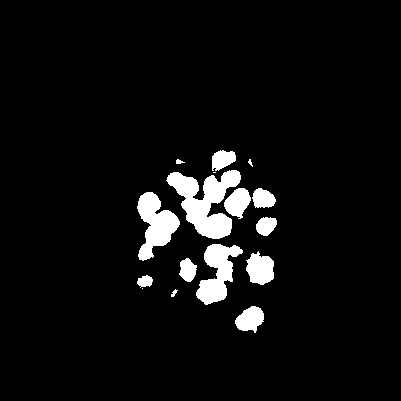
%> input picture Database1/Denoised_images/02_denoised.tif, 401 x 401 px; its folder holds only this picture in this run
$ octave watershed_seg.m   (GNU Octave 9; MATLAB toolbox functions it lacks are replaced by stand-ins)
%> lines starting %> are read from the running program, lines starting %| are printed output that depends on the picture; in (x1, y1, x2, y2) boxes, pixels count from 0 and x2, y2 are one past the last pixel; in counts of white or black regions, pixels touching at a corner belong together; the program's own positions count from 1
clear all;
close all;

% Vecteurs contenant les 5 images débruitées et binarisées :
list_img = dir("../Database1/Denoised_images/*.tif");
image_data= cell(1,length(list_img));
for j=1:length(list_img)
    file_name = strcat('../Database1/Denoised_images/', list_img(j).name);
    image_file=imread(file_name);
%> image_file is the input picture: size 401x401 uint8; 5.6% white; 16 white regions (3 under 20 px), largest, box (x1, y1, x2, y2) and area: (166, 170, 241, 239) 2578, (137, 192, 180, 261) 1581, (196, 244, 243, 305) 1472
    image_data{j}=image_file;
end

dir_name = "../Database1/Watershed_segmentation"; % folder name where we'll save denoised images
if ~exist(dir_name, 'dir')
    mkdir(dir_name);
end

for i=1:length(list_img)

    I = image_data{i};

    % using the watershed transform for segmentation of the binary images
    % https://blogs.mathworks.com/steve/2013/11/19/watershed-transform-question-from-tech-support/

    L = watershed(I);
    Lrgb = label2rgb(L);
    fig1 = figure
    sgtitle('Watershed transforms for segmentation');
    subplot(3,3,1);
    imshow(imfuse(I,Lrgb))


    %1st step : clean up the noise a bit.
    % The function bwareaopen can be used to remove very small dots.

    I_bw2 = bwareaopen(I,50); % pour supprimer les faux grains contenant moins de 50 pixels
    subplot(3,3,2);
    imshow(I_bw2)

    % the distance transform can be useful  here
    D = -bwdist(~I_bw2);
    subplot(3,3,3);
    imshow(D,[])

    % compute the watershed transform of D.
    Ld = watershed(D);
    subplot(3,3,3);
    imshow(label2rgb(Ld))


    % The watershed ridge lines, in white, correspond to Ld == 0.
    % Let's use these ridge lines to segment the binary image by changing the corresponding pixels into background.

    % https://fr.mathworks.com/help/images/understanding-morphological-reconstruction.html

    mask = imextendedmin(D,2);
    subplot(3,3,4);
    imshowpair(I_bw2,mask,'blend')


    % Modify the distance transform so it only has minima at the desired locations,
    % and then repeat the watershed steps above.

    D2 = imimposemin(D,mask);
    Ld2 = watershed(D2);

    I_bw3 = I_bw2;
    I_bw3(Ld2 == 0) = 0;
    subplot(3,3,5);
    imshow(I_bw3)


    % proprietes morphologiques des cellules:

    I_bw4 = I_bw3(:,:)>0; % image binaire dont l'intensite des  pixels est de 1 (les blancs)
    [img_labelled, nombre_cells] = bwlabel(I_bw4);  % etalonnage  de l'image
    subplot(3,3,6);
    imagesc(img_labelled);

    stats = regionprops (I_bw4, 'Area', 'Perimeter', 'Centroid', 'Eccentricity');

    M_area = mean([stats.Area]);  % moyenne des aires
    M_eccentricity = mean([stats.Eccentricity]);  % moyenne des circularite ( 0 = circulaire ; 1 = lineaire)
    M_perimeter = mean([stats.Perimeter]);  % moyenne des perimetres

    table_name = strcat(list_img(i).name(1:2), "_cells_stats.txt");
    table_path = strcat("../Database1/Watershed_segmentation/", table_name);
    writetable(struct2table(stats),table_path,'Delimiter',' ')

    fig2 = figure
    subplot(1,2,1);
    imshow(I);
    title("Original denoised and binarized image");

    subplot(1,2,2);
    imshow(I_bw3);
    title("Segmented image using Watershed transforms");

    img_name = strcat(list_img(i).name(1:2), "_segmented.tif");
    img_path = strcat("../Database1/Watershed_segmentation/", img_name);
    imwrite(I_bw3,img_path);

end
%> this loop made 1 pass
%> (nombre_cells, M_area, M_eccentricity, M_perimeter) on pass 1: (18, 486.6, 0.641, 83.05)
%> pass 1, `Lrgb = label2rgb(L);`:
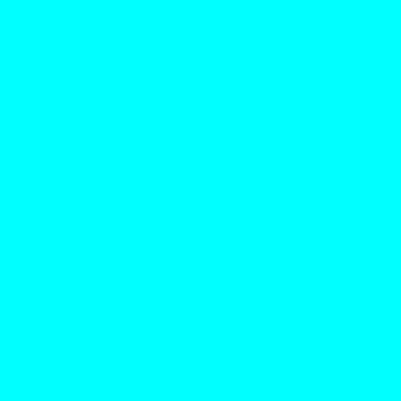
%> Lrgb: size 401x401x3 uint8; mean R, G, B 0, 255, 255
%> pass 1, `imshow(imfuse(I,Lrgb))`:
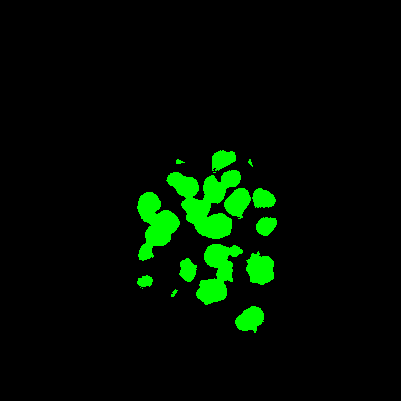
%> displayed picture: size 401x401x3, on the screen's scale of 0 to 255; mean R, G, B 0, 14.2, 0
%> pass 1, `imagesc(img_labelled);`:
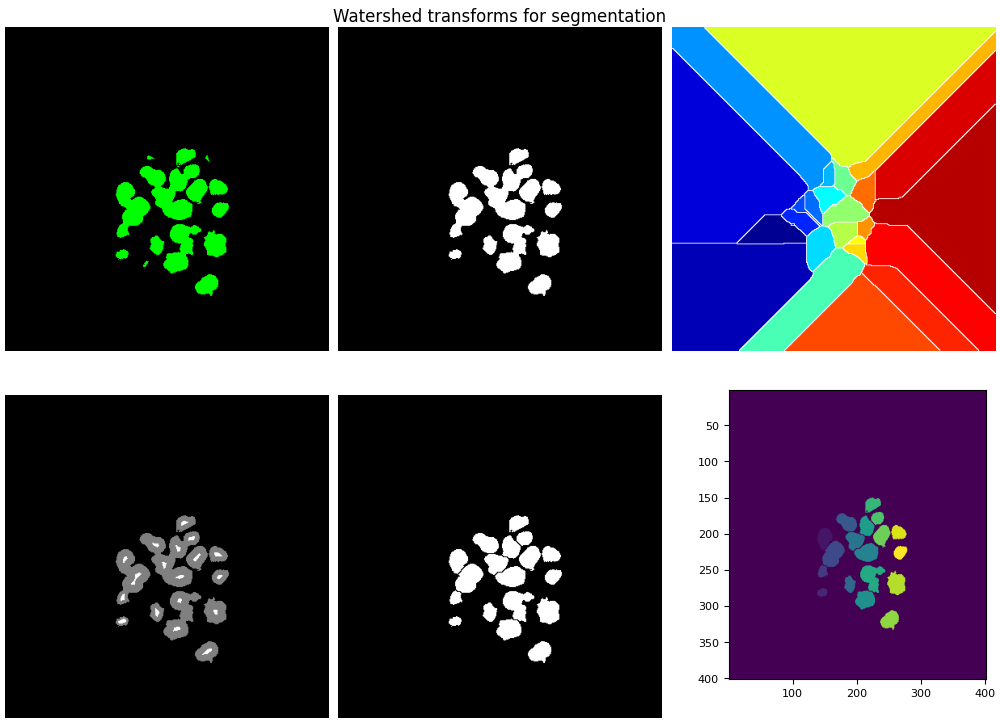
%> figure redrawn from the program's plot data, 6 panels
%> after the loop:
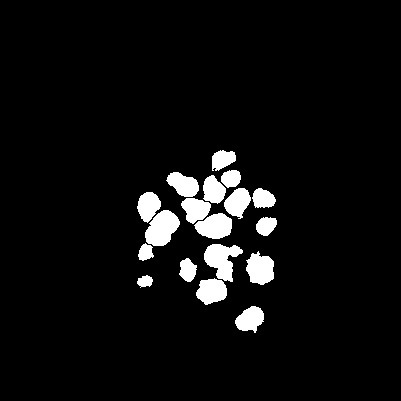
%> I_bw3: size 401x401 logical; 5.4% white; 18 white regions, largest, box (x1, y1, x2, y2) and area: (145, 210, 180, 246) 855, (204, 244, 243, 282) 850, (194, 213, 232, 239) 707

$ run again, on Database1/Denoised_images/16_denoised.tif
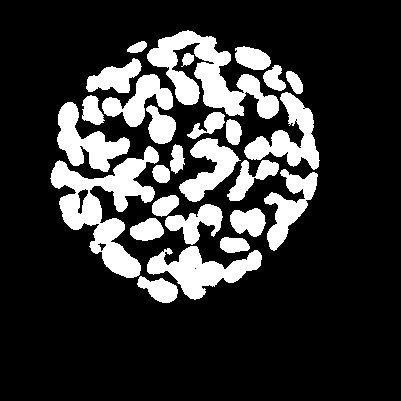
%> input picture Database1/Denoised_images/16_denoised.tif, 401 x 401 px
%> image_file is the input picture: size 401x401 uint8; 20.2% white; 27 white regions, largest, box (x1, y1, x2, y2) and area: (50, 146, 159, 278) 5297, (147, 30, 279, 119) 4692, (147, 246, 262, 300) 2753
%> the loop `for i=1:length(list_img)` made 1 pass
%> (nombre_cells, M_area, M_eccentricity, M_perimeter) on pass 1: (59, 545.8, 0.758, 93.2)
%> pass 1, `imshow(imfuse(I,Lrgb))`:
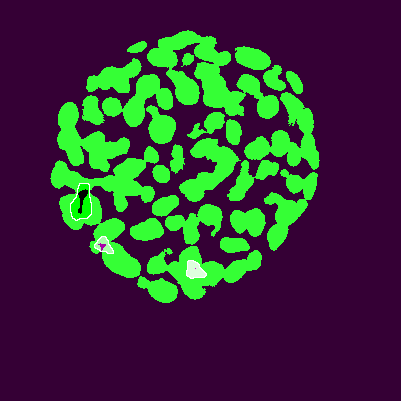
%> displayed picture: size 401x401x3, on the screen's scale of 0 to 255; mean R, G, B 53.5, 51.5, 53.5
%> after the loop `for i=1:length(list_img)`:
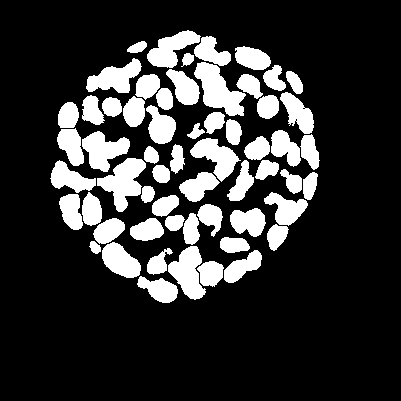
%> I_bw3: size 401x401 logical; 20% white; 59 white regions, largest, box (x1, y1, x2, y2) and area: (194, 62, 246, 116) 1445, (97, 158, 146, 212) 1347, (168, 246, 206, 300) 1176

$ run again, on Database1/Denoised_images/04_denoised.tif
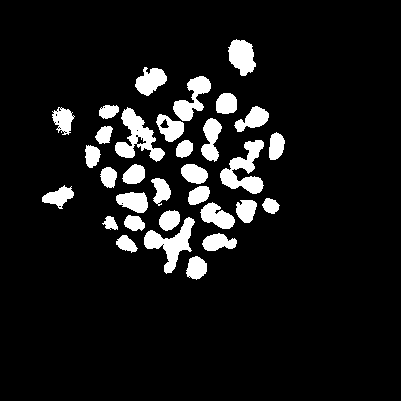
%> input picture Database1/Denoised_images/04_denoised.tif, 401 x 401 px
%> image_file is the input picture: size 401x401 uint8; 8.9% white; 32 white regions, largest, box (x1, y1, x2, y2) and area: (115, 107, 165, 162) 1131, (220, 140, 264, 194) 1129, (144, 217, 195, 274) 1077
%> the loop `for i=1:length(list_img)` made 1 pass
%> (nombre_cells, M_area, M_eccentricity, M_perimeter) on pass 1: (44, 324.8, 0.685, 70.91)
%> pass 1, `L = watershed(I);`:
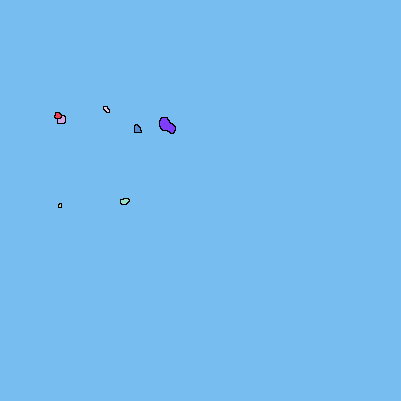
%> L: size 401x401 uint8; 9 distinct labels, from 0 to 8; one colour per label, 0 black
%> pass 1, `imshow(imfuse(I,Lrgb))`:
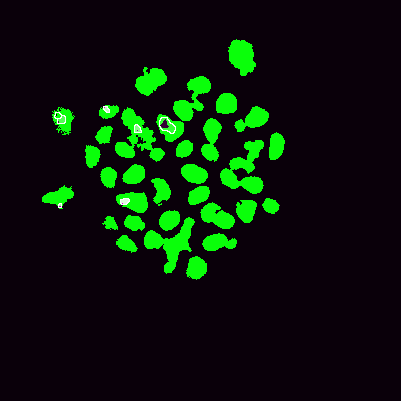
%> displayed picture: size 401x401x3, on the screen's scale of 0 to 255; mean R, G, B 10.5, 22.8, 10.5

$ run again, on Database1/Denoised_images/07_denoised.tif
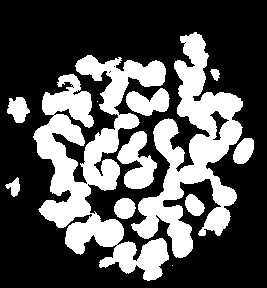
%> input picture Database1/Denoised_images/07_denoised.tif, 267 x 288 px
%> image_file: size 288x267 logical; 32.9% white; 12 white regions (2 under 20 px), largest, box (x1, y1, x2, y2) and area: (33, 55, 169, 281) 12191, (131, 32, 243, 258) 9338, (117, 131, 157, 189) 1272
%> the loop `for i=1:length(list_img)` made 1 pass
%> (nombre_cells, M_area, M_eccentricity, M_perimeter) on pass 1: (46, 541.6, 0.713, 92.17)
%> pass 1, `imshow(imfuse(I,Lrgb))`:
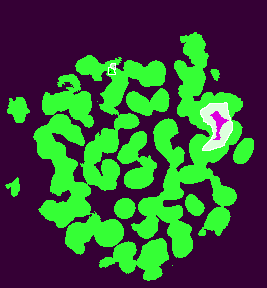
%> displayed picture: size 288x267x3, on the screen's scale of 0 to 255; mean R, G, B 55.5, 83.9, 55.5
%> after the loop `for i=1:length(list_img)`:
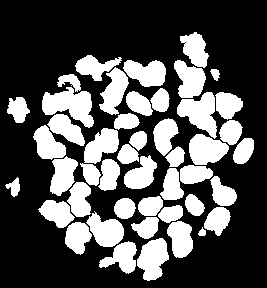
%> I_bw3: size 288x267 logical; 32.4% white; 46 white regions, largest, box (x1, y1, x2, y2) and area: (42, 87, 94, 128) 1222, (177, 92, 217, 139) 1051, (137, 238, 169, 281) 925

$ run again, on Database1/Denoised_images/09_denoised.tif
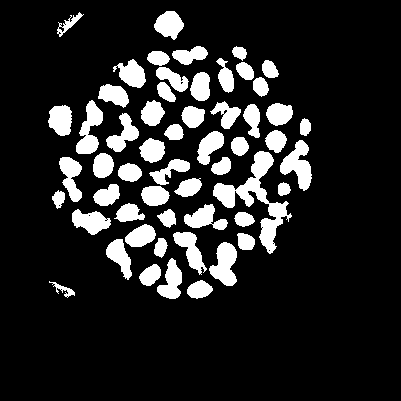
%> input picture Database1/Denoised_images/09_denoised.tif, 401 x 401 px
%> image_file is the input picture: size 401x401 uint8; 14.8% white; 55 white regions, largest, box (x1, y1, x2, y2) and area: (213, 151, 292, 254) 2141, (280, 140, 312, 191) 842, (209, 242, 237, 286) 789
%> the loop `for i=1:length(list_img)` made 1 pass
%> (nombre_cells, M_area, M_eccentricity, M_perimeter) on pass 1: (70, 338.1, 0.708, 72.13)
%> pass 1, `imshow(imfuse(I,Lrgb))`:
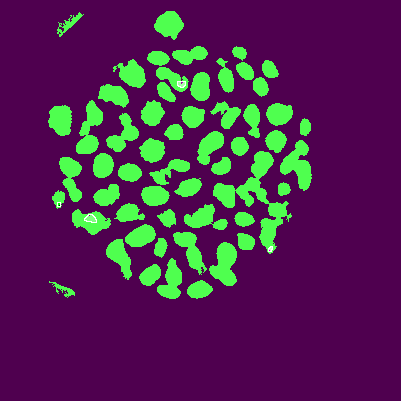
%> displayed picture: size 401x401x3, on the screen's scale of 0 to 255; mean R, G, B 79.1, 37.7, 79.1
